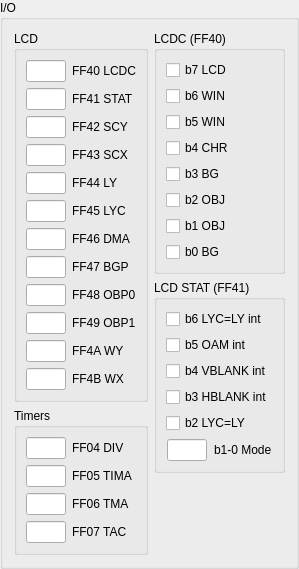
      <widget class="QGroupBox" name="groupBox_4">
       <property name="sizePolicy">
        <sizepolicy hsizetype="Fixed" vsizetype="Preferred">
         <horstretch>0</horstretch>
         <verstretch>0</verstretch>
        </sizepolicy>
       </property>
       <property name="title">
        <string>I/O</string>
       </property>
       <layout class="QHBoxLayout" name="horizontalLayout_9">
        <item>
         <layout class="QVBoxLayout" name="verticalLayout_25">
          <item>
           <widget class="QGroupBox" name="groupBox_10">
            <property name="title">
             <string>LCD</string>
            </property>
            <layout class="QHBoxLayout" name="horizontalLayout_2">
             <item>
              <layout class="QVBoxLayout" name="verticalLayout_11">
               <item>
                <widget class="QLineEdit" name="lcdcEdit">
                 <property name="sizePolicy">
                  <sizepolicy hsizetype="Maximum" vsizetype="Fixed">
                   <horstretch>0</horstretch>
                   <verstretch>0</verstretch>
                  </sizepolicy>
                 </property>
                 <property name="maximumSize">
                  <size>
                   <width>40</width>
                   <height>16777215</height>
                  </size>
                 </property>
                 <property name="readOnly">
                  <bool>true</bool>
                 </property>
                </widget>
               </item>
               <item>
                <widget class="QLineEdit" name="statEdit">
                 <property name="sizePolicy">
                  <sizepolicy hsizetype="Maximum" vsizetype="Fixed">
                   <horstretch>0</horstretch>
                   <verstretch>0</verstretch>
                  </sizepolicy>
                 </property>
                 <property name="maximumSize">
                  <size>
                   <width>40</width>
                   <height>16777215</height>
                  </size>
                 </property>
                 <property name="readOnly">
                  <bool>true</bool>
                 </property>
                </widget>
               </item>
               <item>
                <widget class="QLineEdit" name="scyEdit">
                 <property name="sizePolicy">
                  <sizepolicy hsizetype="Maximum" vsizetype="Fixed">
                   <horstretch>0</horstretch>
                   <verstretch>0</verstretch>
                  </sizepolicy>
                 </property>
                 <property name="maximumSize">
                  <size>
                   <width>40</width>
                   <height>16777215</height>
                  </size>
                 </property>
                 <property name="readOnly">
                  <bool>true</bool>
                 </property>
                </widget>
               </item>
               <item>
                <widget class="QLineEdit" name="scxEdit">
                 <property name="sizePolicy">
                  <sizepolicy hsizetype="Maximum" vsizetype="Fixed">
                   <horstretch>0</horstretch>
                   <verstretch>0</verstretch>
                  </sizepolicy>
                 </property>
                 <property name="maximumSize">
                  <size>
                   <width>40</width>
                   <height>16777215</height>
                  </size>
                 </property>
                 <property name="readOnly">
                  <bool>true</bool>
                 </property>
                </widget>
               </item>
               <item>
                <widget class="QLineEdit" name="lyEdit">
                 <property name="sizePolicy">
                  <sizepolicy hsizetype="Maximum" vsizetype="Fixed">
                   <horstretch>0</horstretch>
                   <verstretch>0</verstretch>
                  </sizepolicy>
                 </property>
                 <property name="maximumSize">
                  <size>
                   <width>40</width>
                   <height>16777215</height>
                  </size>
                 </property>
                 <property name="readOnly">
                  <bool>true</bool>
                 </property>
                </widget>
               </item>
               <item>
                <widget class="QLineEdit" name="lycEdit">
                 <property name="sizePolicy">
                  <sizepolicy hsizetype="Maximum" vsizetype="Fixed">
                   <horstretch>0</horstretch>
                   <verstretch>0</verstretch>
                  </sizepolicy>
                 </property>
                 <property name="maximumSize">
                  <size>
                   <width>40</width>
                   <height>16777215</height>
                  </size>
                 </property>
                 <property name="readOnly">
                  <bool>true</bool>
                 </property>
                </widget>
               </item>
               <item>
                <widget class="QLineEdit" name="dmaEdit">
                 <property name="sizePolicy">
                  <sizepolicy hsizetype="Maximum" vsizetype="Fixed">
                   <horstretch>0</horstretch>
                   <verstretch>0</verstretch>
                  </sizepolicy>
                 </property>
                 <property name="maximumSize">
                  <size>
                   <width>40</width>
                   <height>16777215</height>
                  </size>
                 </property>
                 <property name="readOnly">
                  <bool>true</bool>
                 </property>
                </widget>
               </item>
               <item>
                <widget class="QLineEdit" name="bgpEdit">
                 <property name="sizePolicy">
                  <sizepolicy hsizetype="Maximum" vsizetype="Fixed">
                   <horstretch>0</horstretch>
                   <verstretch>0</verstretch>
                  </sizepolicy>
                 </property>
                 <property name="maximumSize">
                  <size>
                   <width>40</width>
                   <height>16777215</height>
                  </size>
                 </property>
                 <property name="readOnly">
                  <bool>true</bool>
                 </property>
                </widget>
               </item>
               <item>
                <widget class="QLineEdit" name="obp0Edit">
                 <property name="sizePolicy">
                  <sizepolicy hsizetype="Maximum" vsizetype="Fixed">
                   <horstretch>0</horstretch>
                   <verstretch>0</verstretch>
                  </sizepolicy>
                 </property>
                 <property name="maximumSize">
                  <size>
                   <width>40</width>
                   <height>16777215</height>
                  </size>
                 </property>
                 <property name="readOnly">
                  <bool>true</bool>
                 </property>
                </widget>
               </item>
               <item>
                <widget class="QLineEdit" name="obp1Edit">
                 <property name="sizePolicy">
                  <sizepolicy hsizetype="Maximum" vsizetype="Fixed">
                   <horstretch>0</horstretch>
                   <verstretch>0</verstretch>
                  </sizepolicy>
                 </property>
                 <property name="maximumSize">
                  <size>
                   <width>40</width>
                   <height>16777215</height>
                  </size>
                 </property>
                 <property name="readOnly">
                  <bool>true</bool>
                 </property>
                </widget>
               </item>
               <item>
                <widget class="QLineEdit" name="wyEdit">
                 <property name="sizePolicy">
                  <sizepolicy hsizetype="Maximum" vsizetype="Fixed">
                   <horstretch>0</horstretch>
                   <verstretch>0</verstretch>
                  </sizepolicy>
                 </property>
                 <property name="maximumSize">
                  <size>
                   <width>40</width>
                   <height>16777215</height>
                  </size>
                 </property>
                 <property name="readOnly">
                  <bool>true</bool>
                 </property>
                </widget>
               </item>
               <item>
                <widget class="QLineEdit" name="wxEdit">
                 <property name="sizePolicy">
                  <sizepolicy hsizetype="Maximum" vsizetype="Fixed">
                   <horstretch>0</horstretch>
                   <verstretch>0</verstretch>
                  </sizepolicy>
                 </property>
                 <property name="maximumSize">
                  <size>
                   <width>40</width>
                   <height>16777215</height>
                  </size>
                 </property>
                 <property name="readOnly">
                  <bool>true</bool>
                 </property>
                </widget>
               </item>
              </layout>
             </item>
             <item>
              <layout class="QVBoxLayout" name="verticalLayout_19">
               <item>
                <widget class="QLabel" name="label">
                 <property name="text">
                  <string>FF40 LCDC</string>
                 </property>
                </widget>
               </item>
               <item>
                <widget class="QLabel" name="label_2">
                 <property name="text">
                  <string>FF41 STAT</string>
                 </property>
                </widget>
               </item>
               <item>
                <widget class="QLabel" name="label_9">
                 <property name="text">
                  <string>FF42 SCY</string>
                 </property>
                </widget>
               </item>
               <item>
                <widget class="QLabel" name="label_10">
                 <property name="text">
                  <string>FF43 SCX</string>
                 </property>
                </widget>
               </item>
               <item>
                <widget class="QLabel" name="label_11">
                 <property name="text">
                  <string>FF44 LY</string>
                 </property>
                </widget>
               </item>
               <item>
                <widget class="QLabel" name="label_12">
                 <property name="text">
                  <string>FF45 LYC</string>
                 </property>
                </widget>
               </item>
               <item>
                <widget class="QLabel" name="label_13">
                 <property name="text">
                  <string>FF46 DMA</string>
                 </property>
                </widget>
               </item>
               <item>
                <widget class="QLabel" name="label_14">
                 <property name="text">
                  <string>FF47 BGP</string>
                 </property>
                </widget>
               </item>
               <item>
                <widget class="QLabel" name="label_15">
                 <property name="text">
                  <string>FF48 OBP0</string>
                 </property>
                </widget>
               </item>
               <item>
                <widget class="QLabel" name="label_16">
                 <property name="text">
                  <string>FF49 OBP1</string>
                 </property>
                </widget>
               </item>
               <item>
                <widget class="QLabel" name="label_17">
                 <property name="text">
                  <string>FF4A WY</string>
                 </property>
                </widget>
               </item>
               <item>
                <widget class="QLabel" name="label_18">
                 <property name="text">
                  <string>FF4B WX</string>
                 </property>
                </widget>
               </item>
              </layout>
             </item>
            </layout>
           </widget>
          </item>
          <item>
           <widget class="QGroupBox" name="groupBox_12">
            <property name="title">
             <string>Timers</string>
            </property>
            <layout class="QHBoxLayout" name="horizontalLayout_11">
             <item>
              <layout class="QVBoxLayout" name="verticalLayout_23">
               <item>
                <widget class="QLineEdit" name="divEdit">
                 <property name="sizePolicy">
                  <sizepolicy hsizetype="Maximum" vsizetype="Fixed">
                   <horstretch>0</horstretch>
                   <verstretch>0</verstretch>
                  </sizepolicy>
                 </property>
                 <property name="maximumSize">
                  <size>
                   <width>40</width>
                   <height>16777215</height>
                  </size>
                 </property>
                 <property name="readOnly">
                  <bool>true</bool>
                 </property>
                </widget>
               </item>
               <item>
                <widget class="QLineEdit" name="timaEdit">
                 <property name="sizePolicy">
                  <sizepolicy hsizetype="Maximum" vsizetype="Fixed">
                   <horstretch>0</horstretch>
                   <verstretch>0</verstretch>
                  </sizepolicy>
                 </property>
                 <property name="maximumSize">
                  <size>
                   <width>40</width>
                   <height>16777215</height>
                  </size>
                 </property>
                 <property name="readOnly">
                  <bool>true</bool>
                 </property>
                </widget>
               </item>
               <item>
                <widget class="QLineEdit" name="tmaEdit">
                 <property name="sizePolicy">
                  <sizepolicy hsizetype="Maximum" vsizetype="Fixed">
                   <horstretch>0</horstretch>
                   <verstretch>0</verstretch>
                  </sizepolicy>
                 </property>
                 <property name="maximumSize">
                  <size>
                   <width>40</width>
                   <height>16777215</height>
                  </size>
                 </property>
                 <property name="readOnly">
                  <bool>true</bool>
                 </property>
                </widget>
               </item>
               <item>
                <widget class="QLineEdit" name="tacEdit">
                 <property name="sizePolicy">
                  <sizepolicy hsizetype="Maximum" vsizetype="Fixed">
                   <horstretch>0</horstretch>
                   <verstretch>0</verstretch>
                  </sizepolicy>
                 </property>
                 <property name="maximumSize">
                  <size>
                   <width>40</width>
                   <height>16777215</height>
                  </size>
                 </property>
                 <property name="readOnly">
                  <bool>true</bool>
                 </property>
                </widget>
               </item>
              </layout>
             </item>
             <item>
              <layout class="QVBoxLayout" name="verticalLayout_24">
               <item>
                <widget class="QLabel" name="label_20">
                 <property name="text">
                  <string>FF04 DIV</string>
                 </property>
                </widget>
               </item>
               <item>
                <widget class="QLabel" name="label_21">
                 <property name="text">
                  <string>FF05 TIMA</string>
                 </property>
                </widget>
               </item>
               <item>
                <widget class="QLabel" name="label_22">
                 <property name="text">
                  <string>FF06 TMA</string>
                 </property>
                </widget>
               </item>
               <item>
                <widget class="QLabel" name="label_23">
                 <property name="text">
                  <string>FF07 TAC</string>
                 </property>
                </widget>
               </item>
              </layout>
             </item>
            </layout>
           </widget>
          </item>
         </layout>
        </item>
        <item>
         <layout class="QVBoxLayout" name="verticalLayout_21">
          <item>
           <widget class="QGroupBox" name="groupBox_11">
            <property name="title">
             <string>LCDC (FF40)</string>
            </property>
            <layout class="QVBoxLayout" name="verticalLayout_20">
             <item>
              <widget class="QCheckBox" name="lcdcBox7">
               <property name="sizePolicy">
                <sizepolicy hsizetype="Maximum" vsizetype="Fixed">
                 <horstretch>0</horstretch>
                 <verstretch>0</verstretch>
                </sizepolicy>
               </property>
               <property name="text">
                <string>b7 LCD</string>
               </property>
               <property name="checkable">
                <bool>true</bool>
               </property>
              </widget>
             </item>
             <item>
              <widget class="QCheckBox" name="lcdcBox6">
               <property name="sizePolicy">
                <sizepolicy hsizetype="Maximum" vsizetype="Fixed">
                 <horstretch>0</horstretch>
                 <verstretch>0</verstretch>
                </sizepolicy>
               </property>
               <property name="text">
                <string>b6 WIN</string>
               </property>
               <property name="checkable">
                <bool>true</bool>
               </property>
              </widget>
             </item>
             <item>
              <widget class="QCheckBox" name="lcdcBox5">
               <property name="sizePolicy">
                <sizepolicy hsizetype="Maximum" vsizetype="Fixed">
                 <horstretch>0</horstretch>
                 <verstretch>0</verstretch>
                </sizepolicy>
               </property>
               <property name="text">
                <string>b5 WIN</string>
               </property>
               <property name="checkable">
                <bool>true</bool>
               </property>
              </widget>
             </item>
             <item>
              <widget class="QCheckBox" name="lcdcBox4">
               <property name="sizePolicy">
                <sizepolicy hsizetype="Maximum" vsizetype="Fixed">
                 <horstretch>0</horstretch>
                 <verstretch>0</verstretch>
                </sizepolicy>
               </property>
               <property name="text">
                <string>b4 CHR</string>
               </property>
               <property name="checkable">
                <bool>true</bool>
               </property>
              </widget>
             </item>
             <item>
              <widget class="QCheckBox" name="lcdcBox3">
               <property name="sizePolicy">
                <sizepolicy hsizetype="Maximum" vsizetype="Fixed">
                 <horstretch>0</horstretch>
                 <verstretch>0</verstretch>
                </sizepolicy>
               </property>
               <property name="text">
                <string>b3 BG</string>
               </property>
               <property name="checkable">
                <bool>true</bool>
               </property>
              </widget>
             </item>
             <item>
              <widget class="QCheckBox" name="lcdcBox2">
               <property name="sizePolicy">
                <sizepolicy hsizetype="Maximum" vsizetype="Fixed">
                 <horstretch>0</horstretch>
                 <verstretch>0</verstretch>
                </sizepolicy>
               </property>
               <property name="text">
                <string>b2 OBJ</string>
               </property>
               <property name="checkable">
                <bool>true</bool>
               </property>
              </widget>
             </item>
             <item>
              <widget class="QCheckBox" name="lcdcBox1">
               <property name="sizePolicy">
                <sizepolicy hsizetype="Maximum" vsizetype="Fixed">
                 <horstretch>0</horstretch>
                 <verstretch>0</verstretch>
                </sizepolicy>
               </property>
               <property name="text">
                <string>b1 OBJ</string>
               </property>
               <property name="checkable">
                <bool>true</bool>
               </property>
              </widget>
             </item>
             <item>
              <widget class="QCheckBox" name="lcdcBox0">
               <property name="sizePolicy">
                <sizepolicy hsizetype="Maximum" vsizetype="Fixed">
                 <horstretch>0</horstretch>
                 <verstretch>0</verstretch>
                </sizepolicy>
               </property>
               <property name="text">
                <string>b0 BG</string>
               </property>
               <property name="checkable">
                <bool>true</bool>
               </property>
              </widget>
             </item>
            </layout>
           </widget>
          </item>
          <item>
           <widget class="QGroupBox" name="groupBox_13">
            <property name="title">
             <string>LCD STAT (FF41)</string>
            </property>
            <layout class="QVBoxLayout" name="verticalLayout_22">
             <item>
              <widget class="QCheckBox" name="statBox6">
               <property name="sizePolicy">
                <sizepolicy hsizetype="Maximum" vsizetype="Fixed">
                 <horstretch>0</horstretch>
                 <verstretch>0</verstretch>
                </sizepolicy>
               </property>
               <property name="text">
                <string>b6 LYC=LY int</string>
               </property>
               <property name="checkable">
                <bool>true</bool>
               </property>
              </widget>
             </item>
             <item>
              <widget class="QCheckBox" name="statBox5">
               <property name="sizePolicy">
                <sizepolicy hsizetype="Maximum" vsizetype="Fixed">
                 <horstretch>0</horstretch>
                 <verstretch>0</verstretch>
                </sizepolicy>
               </property>
               <property name="text">
                <string>b5 OAM int</string>
               </property>
               <property name="checkable">
                <bool>true</bool>
               </property>
              </widget>
             </item>
             <item>
              <widget class="QCheckBox" name="statBox4">
               <property name="sizePolicy">
                <sizepolicy hsizetype="Maximum" vsizetype="Fixed">
                 <horstretch>0</horstretch>
                 <verstretch>0</verstretch>
                </sizepolicy>
               </property>
               <property name="text">
                <string>b4 VBLANK int</string>
               </property>
               <property name="checkable">
                <bool>true</bool>
               </property>
              </widget>
             </item>
             <item>
              <widget class="QCheckBox" name="statBox3">
               <property name="sizePolicy">
                <sizepolicy hsizetype="Maximum" vsizetype="Fixed">
                 <horstretch>0</horstretch>
                 <verstretch>0</verstretch>
                </sizepolicy>
               </property>
               <property name="text">
                <string>b3 HBLANK int</string>
               </property>
               <property name="checkable">
                <bool>true</bool>
               </property>
              </widget>
             </item>
             <item>
              <widget class="QCheckBox" name="statBox2">
               <property name="sizePolicy">
                <sizepolicy hsizetype="Maximum" vsizetype="Fixed">
                 <horstretch>0</horstretch>
                 <verstretch>0</verstretch>
                </sizepolicy>
               </property>
               <property name="text">
                <string>b2 LYC=LY</string>
               </property>
               <property name="checkable">
                <bool>true</bool>
               </property>
              </widget>
             </item>
             <item>
              <layout class="QHBoxLayout" name="horizontalLayout_10">
               <item>
                <widget class="QLineEdit" name="statmodeEdit">
                 <property name="sizePolicy">
                  <sizepolicy hsizetype="Maximum" vsizetype="Fixed">
                   <horstretch>0</horstretch>
                   <verstretch>0</verstretch>
                  </sizepolicy>
                 </property>
                 <property name="maximumSize">
                  <size>
                   <width>40</width>
                   <height>16777215</height>
                  </size>
                 </property>
                 <property name="readOnly">
                  <bool>true</bool>
                 </property>
                </widget>
               </item>
               <item>
                <widget class="QLabel" name="label_19">
                 <property name="sizePolicy">
                  <sizepolicy hsizetype="Maximum" vsizetype="Preferred">
                   <horstretch>0</horstretch>
                   <verstretch>0</verstretch>
                  </sizepolicy>
                 </property>
                 <property name="text">
                  <string>b1-0 Mode</string>
                 </property>
                </widget>
               </item>
              </layout>
             </item>
            </layout>
           </widget>
          </item>
          <item>
           <spacer name="verticalSpacer_2">
            <property name="orientation">
             <enum>Qt::Vertical</enum>
            </property>
            <property name="sizeHint" stdset="0">
             <size>
              <width>20</width>
              <height>40</height>
             </size>
            </property>
           </spacer>
          </item>
         </layout>
        </item>
       </layout>
      </widget>
